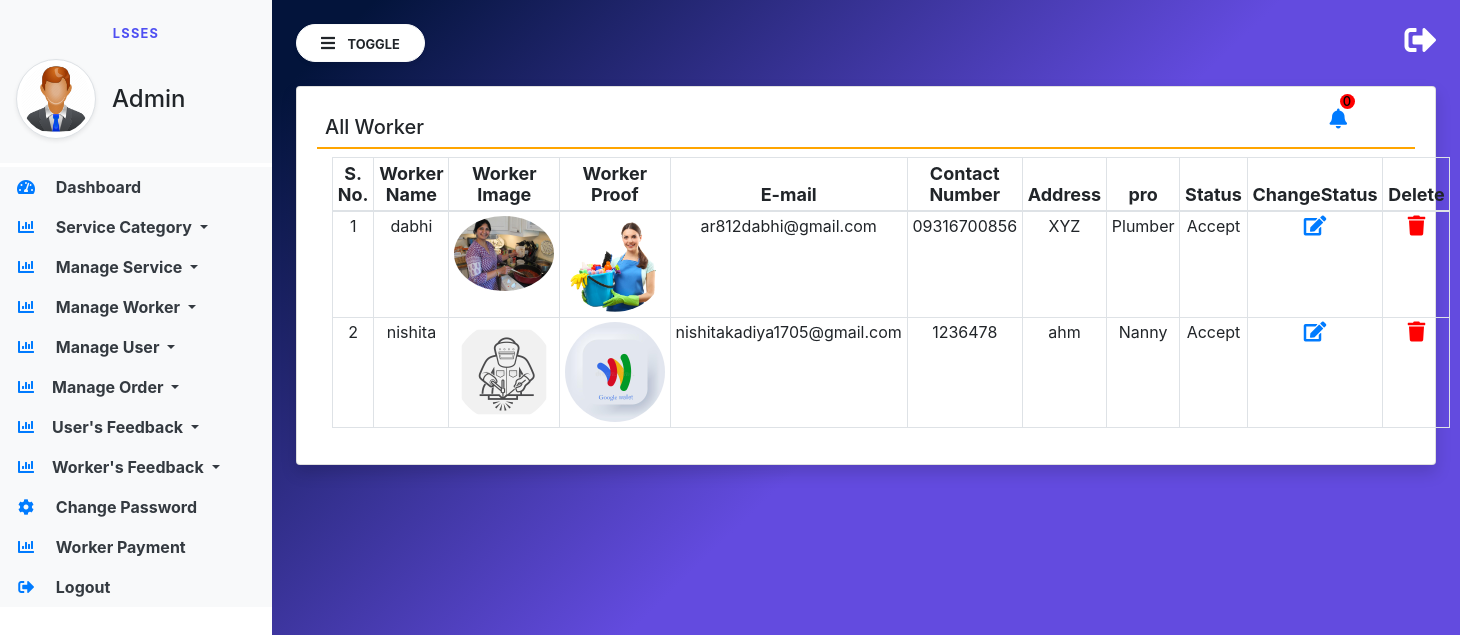
Screenshot of /manage_worker with the database file from the repository.
### LocalApp/models.py (models this page shows, shortened)
class Worker(models.Model):
    user = models.ForeignKey(User,on_delete=models.CASCADE)
    mobile = models.CharField(max_length=15,null=True)
    image = models.FileField(null=True)
    imgs = models.FileField(null=True)
    professional = models.CharField(max_length=35,null=True)
    email = models.EmailField(null=True)
    address = models.TextField(max_length=800,null=True)
    type = models.CharField(max_length=15,null=True)
    status = models.CharField(max_length=15,null=True)
    auth_token = models.CharField(max_length=100,null=True)
    is_verified = models.BooleanField(default=False,null=True)

### LocalApp/views.py (the view)
# urls.py: path('manage_worker',manage_worker,name="manage_worker"),
def manage_worker(request):
    worker = Worker.objects.all()
    pending = Worker.objects.filter(status="Pending")
    return render(request,'manage_worker.html',locals())

### LocalApp/templates/manage_worker.html (shortened to what this page needs)
{% extends 'admin_base.html' %}
{% block main  %}
<link rel="stylesheet" href="https://use.fontawesome.com/releases/v5.6.3/css/all.css"
>
<div class="card shadow">
    <div class="card-body">
        <h5 class="p-2" style="border-bottom: 2px solid orange;">All Worker
        <div class="col-sm">
                <a  class="text-Light" id="btn-nav">
                    <i class="fas fa-bell text-primary"></i><span class="pending"> {{pending.count}} </span>
                </a>
            </div>
        </h5>
        <div class="container-fluid">
            <table class="table table-bordered table-sm" id="example">
                <thead>
                <tr>
                    <th>S. No.</th>
                    <th>Worker Name</th>
                    <th>Worker Image</th>
                    <th>Worker Proof</th>
                    <th>E-mail</th>
                    <th>Contact Number</th>
                    <th>Address</th>
                    <th> pro </th>
                    <th>Status</th>
                    <th >ChangeStatus</th>
                    <th >Delete</th>
                </tr>
                </thead>
                <tbody>
                {% for i in worker %}
                <tr>
                    <td>{{forloop.counter}}</td>
                    <td>{{i.user.first_name}}</td>
                    <td><img src="{{i.image.url}}" style="width:100px; border-radius:50%"/></td>
                    <td><img src="{{i.imgs.url}}" style="width:100px; border-radius:50%"/></td>
                    <td>{{i.user.email}}</td>
                    <td>{{i.mobile}}</td>
                    <td>{{i.address}}</td>
                    <td>{{i.professional}}</td>
                    <td>{{i.status}}</td>
                    <td><a href="change_status/{{i.id}}"><i class="fa fa-edit"></i></a></td>
                    <td><a href="delete_worker/{{i.id}}" onclick="return confirm('Are You Sure?')" ><i class="fa fa-trash"></i></a></td>
                </tr>
                {% endfor %}
                </tbody>
            </table>
        </div>
    </div>
</div>
{% endblock %}

### LocalApp/static/css/sidebar.css (style rules this page uses)
body { background-image : linear-gradient(135.9deg,rgb(3, 20, 59) 16.4%,rgb(99, 75, 223) 56.1%); min-height:100vh; }

### rows the page displays
Worker: user.first_name "dabhi", image (picture), imgs (picture), user.email "ar812dabhi@gmail.com", mobile "09316700856", address "XYZ", professional "Plumber", status "Accept"
Worker: user.first_name "nishita", image (picture), imgs (picture), user.email "nishitakadiya1705@gmail.com", mobile "1236478", address "ahm", professional "Nanny", status "Accept"

### other values shown
{{ pending.count }} "0"
